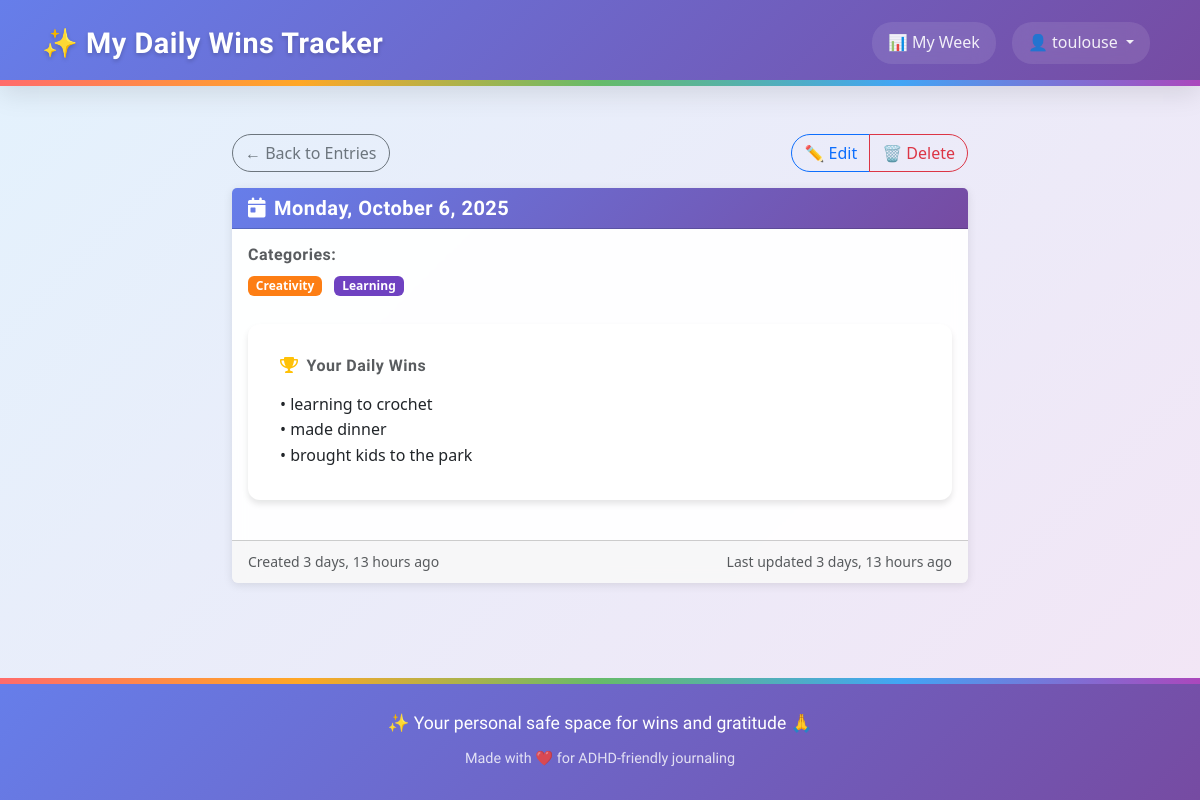
Page /entries/40/ (signed in) on the committed database.
### tracker/models.py (models this page shows, shortened)
class Entry(models.Model):
    class MoodChoice(models.IntegerChoices):
        TERRIBLE = 1, '😰 Terrible'
        BAD = 2, '😞 Bad'
        MEH = 3, '😐 Meh'
        OKAY = 4, '🙂 Okay'
        GOOD = 5, '😊 Good'
        GREAT = 6, '😄 Great'
        AMAZING = 7, '🤩 Amazing'
        FANTASTIC = 8, '🥳 Fantastic'
        INCREDIBLE = 9, '✨ Incredible'
        PERFECT = 10, '🌟 Perfect'
    user = models.ForeignKey(User, on_delete=models.CASCADE, related_name='entries')
    entry_date = models.DateField(help_text="The date this entry is for", null=True, blank=True)
    title = models.CharField(max_length=200, blank=True, help_text="Short title for your daily win")
    content = models.TextField(blank=True, help_text="Details about your daily wins")
    mood_rating = models.IntegerField(
        choices=MoodChoice.choices,
        null=True,
        blank=True,
        help_text="How was your mood today?"
    )
    gratitude_text = models.TextField(
        blank=True,
        help_text="Today I was grateful for..."
    )
    date_created = models.DateTimeField(auto_now_add=True)
    date_modified = models.DateTimeField(auto_now=True)
    is_private = models.BooleanField(default=True)
    categories = models.ManyToManyField(
        Category,
        blank=True,
        related_name='entries',
        help_text="Optional categories for this entry"
    )
    class Meta:
        verbose_name_plural = "Entries"
        ordering = ['-entry_date', '-date_created']
        constraints = [
            UniqueConstraint(
                fields=['user', 'entry_date'],
                name='unique_entry_per_user_per_day',
                violation_error_message='You can only have one entry per day.'
            ),
            models.CheckConstraint(
                name='mood_rating_valid_choice',
                check=models.Q(mood_rating__isnull=True) | models.Q(mood_rating__in=[1,2,3,4,5,6,7,8,9,10]),
                violation_error_message='Mood rating must be between 1 and 10.',
            )
        ]
        indexes = [
            models.Index(fields=['user', '-entry_date']),  # Dashboard queries
            models.Index(fields=['user', 'entry_date']),   # Day lookups
            models.Index(fields=['mood_rating']),          # Filtering
        ]

class Category(models.Model):
    user = models.ForeignKey(User, on_delete=models.CASCADE, related_name='categories')
    name = models.CharField(max_length=100)
    color = models.CharField(
        max_length=7,
        default='#007bff',  # Bootstrap blue
        validators=[
            RegexValidator(
                regex='^#[0-9A-Fa-f]{6}$',
                message='Color must be a valid hex code (e.g., #007bff)'
            )
        ]
    )
    description = models.TextField(blank=True)  # Optional notes
    date_created = models.DateTimeField(auto_now_add=True)
    class Meta:
        verbose_name_plural = "Categories"
        ordering = ['name']
        constraints = [
            UniqueConstraint(
                Lower('name'), 'user',
                name='unique_category_name_per_user',
                violation_error_message='You already have a category with this name (case-insensitive).'
            )
        ]
        indexes = [
            models.Index(fields=['user', 'name']),
            Index(Lower('name'), name='idx_category_lower_name'),  # Functional index for case-insensitive lookups
        ]

### tracker/views.py (the view)
# urls.py: path("entries/<int:pk>/", views.entry_detail, name="entry_detail"),
@login_required
def entry_detail(request, pk):
    entry = get_object_or_404(Entry, pk=pk, user=request.user)
    return render(request, 'tracker/entry_detail.html', {'entry': entry})

### tracker/templatetags/win_filters.py (called while the page is built)
@register.filter
def format_wins(content):
    if not content:
        return ""
    lines = [line.strip() for line in content.split('\n') if line.strip()]
    if not lines:
        return ""
    bullet_points = []
    for line in lines:
        if line.startswith('✓'):
            bullet_points.append(line)
        else:
            clean_line = re.sub(r'^[•\-\*\+]\s*', '', line).strip()
            if clean_line:
                bullet_points.append(f'• {clean_line}')
    return mark_safe('<br>'.join(bullet_points))

### templates/tracker/entry_detail.html (shortened to what this page needs)
{% extends "base.html" %}
{% load static %}
{% load win_filters %}
{% block extra_css %}
<link rel="stylesheet" href="{% static 'css/forms.css' %}">
{% endblock %}
{% block content %}
<div class="row justify-content-center">
    <div class="col-lg-8">
        <div class="d-flex justify-content-between align-items-center mb-3">
            <div>
                <a href="{% url 'entry_list' %}" class="btn btn-outline-secondary">
                    ← Back to Entries
                </a>
            </div>
            <div>
                <div class="btn-group" role="group">
                    <a href="{% url 'entry_edit' entry.pk %}" class="btn btn-outline-primary">
                        ✏️ Edit
                    </a>
                    <button type="button" class="btn btn-outline-danger" onclick="deleteEntry({{ entry.pk }})">
                        🗑️ Delete
                    </button>
                </div>
            </div>
        </div>
        <div class="card">
            <div class="card-header">
                <div class="d-flex justify-content-between align-items-center">
                    <div>
                        <h5 class="mb-0">
                            <i class="fas fa-calendar-day me-2"></i>{{ entry.entry_date|date:"l, F j, Y" }}
                        </h5>
                    </div>
                </div>
            </div>
            <div class="card-body">
                {% if entry.categories.all %}
                    <div class="mb-4">
                        <h6 class="text-muted mb-2">Categories:</h6>
                        {% for category in entry.categories.all %}
                            <span class="badge me-2 mb-1" style="background-color: {{ category.color }};">
                                {{ category.name }}
                            </span>
                        {% endfor %}
                    </div>
                {% endif %}
                {% if entry.content %}
                    <div class="entry-content mb-4">
                        <h6 class="text-muted mb-3">
                            <i class="fas fa-trophy text-warning me-2"></i>Your Daily Wins
                        </h6>
                        {{ entry.content|format_wins }}
                    </div>
                {% endif %}
            </div>
            <div class="card-footer text-muted">
                <div class="row">
                    <div class="col-md-6">
                        <small>
                            Created {{ entry.date_created|timesince }} ago
                        </small>
                    </div>
                    <div class="col-md-6 text-end">
                        {% if entry.date_modified != entry.date_created %}
                            <small>
                                Last updated {{ entry.date_modified|timesince }} ago
                            </small>
                        {% endif %}
                    </div>
                </div>
            </div>
        </div>
    </div>
</div>
{% endblock %}

### templates/base.html (shortened to what this page needs)
{% load static %}
{% load widget_tweaks %}
<!doctype html>
<html lang="en">
<head>
    <link href="https://cdn.jsdelivr.net/npm/bootstrap@5.3.0/dist/css/bootstrap.min.css" rel="stylesheet">
    <link rel="stylesheet" href="https://cdnjs.cloudflare.com/ajax/libs/font-awesome/6.0.0/css/all.min.css">
    <link rel="stylesheet" href="{% static 'css/base.css' %}">
    {% block extra_css %}{% endblock %}
</head>
<body class="{% if request.resolver_match.url_name == 'home' %}homepage{% else %}app-page{% endif %}">
    <nav class="navbar navbar-expand-lg navbar-dark custom-navbar">
        <div class="container">
            <a class="navbar-brand d-flex align-items-center" href="{% url 'home' %}">
                ✨ My Daily Wins Tracker
            </a>
            <div class="collapse navbar-collapse" id="navbarNav">
                <ul class="navbar-nav ms-auto">
                    {% if user.is_authenticated %}
                        <li class="nav-item">
                            <a class="nav-link" href="{% url 'weekly_dashboard' %}">
                                📊 My Week
                            </a>
                        </li>
                        <li class="nav-item dropdown">
                            <a class="nav-link dropdown-toggle" href="#" id="navbarDropdown" role="button" data-bs-toggle="dropdown">
                                👤 {{ user.username }}
                            </a>
                        </li>
                    {% endif %}
                </ul>
            </div>
        </div>
    </nav>
    <div class="container mt-5 flex-grow-1">
        {% block content %}{% endblock %}
    </div>
    <footer>
        <div class="rainbow-border"></div>
        <div class="container">
            <p class="main">✨ Your personal safe space for wins and gratitude 🙏</p>
            <p class="sub">Made with ❤️ for ADHD-friendly journaling</p>
        </div>
    </footer>
</body>
</html>

### static/css/base.css (style rules this page uses)
body { font-family: 'Segoe UI', Tahoma, Geneva, Verdana, sans-serif; line-height: 1.6; min-height: 100vh; display: flex; flex-direction: column; margin: 0; padding: 0; }
body.app-page { background: linear-gradient(135deg, #e3f2fd 0%, #f3e5f5 25%, #e8f5e8 50%, #fff3e0 75%, #e3f2fd 100%); background-size: 400% 400%; animation: gradientShift 25s ease infinite; }
.card { background: rgba(255, 255, 255, 0.95); backdrop-filter: blur(10px); border: 1px solid rgba(255, 255, 255, 0.2); box-shadow: 0 8px 32px rgba(0, 0, 0, 0.15); }
h1, h2, h3, h4, h5, h6, .h1, .h2, .h3, .h4, .h5, .h6 { font-family: 'Comfortaa', cursive; font-weight: 600; letter-spacing: 0.5px; }
.navbar-brand { font-weight: bold; font-size: 1.5rem; }
.card { border: none; box-shadow: 0 2px 10px rgba(0,0,0,0.1); margin-bottom: 1.5rem; }
.btn { border-radius: 25px; font-weight: 500; }
.custom-navbar { background: linear-gradient(135deg, #667eea 0%, #764ba2 100%) !important; box-shadow: 0 8px 25px rgba(0,0,0,0.1); margin-bottom: 0; padding: 15px 0; position: relative; }
.custom-navbar::after { content: ''; position: absolute; bottom: 0; left: 0; right: 0; height: 6px; background: linear-gradient(90deg, #ff6b6b, #ffa726, #66bb6a, #42a5f5, #ab47bc); }
.navbar-brand { font-family: 'Comfortaa', cursive; font-weight: 700; font-size: 1.8rem; color: white !important; text-shadow: 0 2px 4px rgba(0,0,0,0.2); transition: all 0.3s ease; letter-spacing: 0.5px; }
.navbar-nav .nav-link { color: rgba(255,255,255,0.9) !important; font-weight: 500; margin: 0 8px; padding: 8px 16px !important; border-radius: 20px; transition: all 0.3s ease; background: rgba(255,255,255,0.1); backdrop-filter: blur(10px); }
footer { background: linear-gradient(135deg, #667eea 0%, #764ba2 100%); color: white; text-align: center; padding: 30px 0; margin-top: 50px; position: relative; border-top: 1px solid rgba(255, 255, 255, 0.1); }
footer .rainbow-border { position: absolute; top: -1px; left: 0; right: 0; height: 6px; background: linear-gradient(90deg, #ff6b6b, #ffa726, #66bb6a, #42a5f5, #ab47bc); }
footer p { font-family: 'Comfortaa', cursive; }
footer p.main { margin: 0; font-size: 1.1rem; font-weight: 500; }
footer p.sub { margin: 10px 0 0 0; opacity: 0.8; font-size: 0.9rem; }

### static/css/forms.css (style rules this page uses)
.entry-content { background: white; border-radius: 12px; box-shadow: 0 4px 6px rgba(0, 0, 0, 0.1); padding: 2rem; margin-bottom: 2rem; }

### templates/tracker/entry_detail.html (style rules this page uses)
.card-header { background: linear-gradient(135deg, #667eea 0%, #764ba2 100%); color: white; }
.card-header h5 { color: white !important; }
.card-header .fa-calendar-day { color: white !important; }

### rows in the picture
Entry: entry_date "Monday, October 6, 2025", content "• learning to crochet • made dinner • brought kids to the park", date_created "3 days, 13 hours", date_modified "3 days, 13 hours"
Category: name "Creativity"
Category: name "Learning"

### other values in the picture
{{ user.username }} "toulouse"
